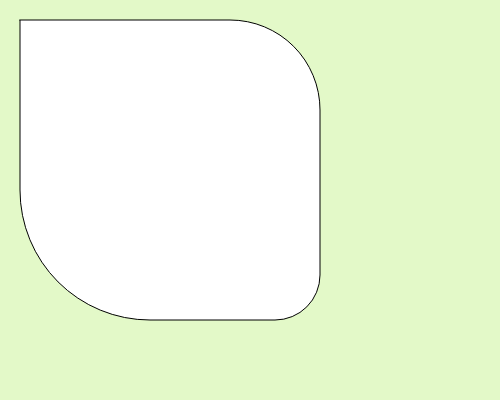
Frame 1 (no input)
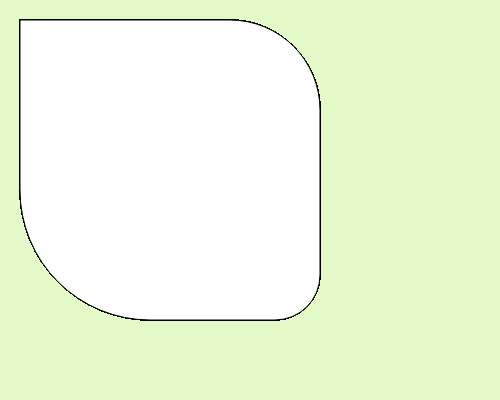
Frame 60 (no input)
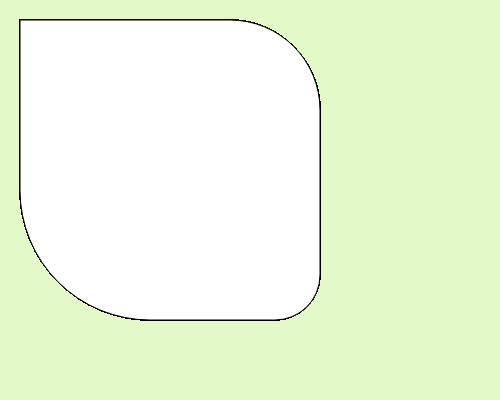
Frame 120 (the mouse pressed at the canvas centre since frame 60)

The p5.js sketch that drew these frames (run headless with seeded random() and noise() and a simulated clock; from frame 60 on, the mouse is pressed at the canvas centre):

// p5.js sketch
// ── sketch.js
function setup() {
    createCanvas( 500, 400 );
    background( '#e3f9c8' );
}

function draw() {
    // a rectangle with various corner angles
    rect( 20, 20, 300, 300, 0, 90, 45, 130 );
}
